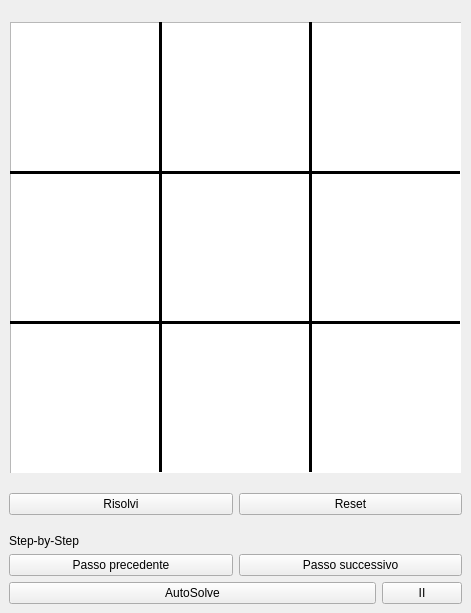
<?xml version="1.0" encoding="UTF-8"?>
<ui version="4.0">
 <class>MainWindow</class>
 <widget class="QMainWindow" name="MainWindow">
  <property name="geometry">
   <rect>
    <x>0</x>
    <y>0</y>
    <width>471</width>
    <height>613</height>
   </rect>
  </property>
  <property name="maximumSize">
   <size>
    <width>700</width>
    <height>800</height>
   </size>
  </property>
  <property name="windowTitle">
   <string>MainWindow</string>
  </property>
  <widget class="QWidget" name="centralwidget">
   <property name="sizePolicy">
    <sizepolicy hsizetype="Maximum" vsizetype="Maximum">
     <horstretch>0</horstretch>
     <verstretch>0</verstretch>
    </sizepolicy>
   </property>
   <layout class="QVBoxLayout" name="verticalLayout" stretch="0,1,0,0">
    <property name="sizeConstraint">
     <enum>QLayout::SetDefaultConstraint</enum>
    </property>
    <item>
     <spacer name="verticalSpacer_3">
      <property name="orientation">
       <enum>Qt::Vertical</enum>
      </property>
      <property name="sizeHint" stdset="0">
       <size>
        <width>20</width>
        <height>40</height>
       </size>
      </property>
     </spacer>
    </item>
    <item>
     <layout class="QHBoxLayout" name="horizontalLayout_2">
      <property name="spacing">
       <number>0</number>
      </property>
      <property name="bottomMargin">
       <number>0</number>
      </property>
      <item>
       <spacer name="horizontalSpacer">
        <property name="orientation">
         <enum>Qt::Horizontal</enum>
        </property>
        <property name="sizeHint" stdset="0">
         <size>
          <width>40</width>
          <height>20</height>
         </size>
        </property>
       </spacer>
      </item>
      <item>
       <widget class="QWidget" name="widget" native="true">
        <property name="sizePolicy">
         <sizepolicy hsizetype="Expanding" vsizetype="Expanding">
          <horstretch>0</horstretch>
          <verstretch>0</verstretch>
         </sizepolicy>
        </property>
        <property name="minimumSize">
         <size>
          <width>451</width>
          <height>451</height>
         </size>
        </property>
        <property name="maximumSize">
         <size>
          <width>451</width>
          <height>451</height>
         </size>
        </property>
        <property name="layoutDirection">
         <enum>Qt::LeftToRight</enum>
        </property>
        <property name="autoFillBackground">
         <bool>false</bool>
        </property>
        <widget class="QTableView" name="table">
         <property name="geometry">
          <rect>
           <x>0</x>
           <y>0</y>
           <width>452</width>
           <height>452</height>
          </rect>
         </property>
         <property name="minimumSize">
          <size>
           <width>452</width>
           <height>452</height>
          </size>
         </property>
         <property name="maximumSize">
          <size>
           <width>452</width>
           <height>452</height>
          </size>
         </property>
         <property name="font">
          <font>
           <pointsize>12</pointsize>
          </font>
         </property>
         <property name="mouseTracking">
          <bool>false</bool>
         </property>
         <property name="frameShadow">
          <enum>QFrame::Plain</enum>
         </property>
         <property name="verticalScrollBarPolicy">
          <enum>Qt::ScrollBarAlwaysOff</enum>
         </property>
         <property name="horizontalScrollBarPolicy">
          <enum>Qt::ScrollBarAlwaysOff</enum>
         </property>
         <property name="editTriggers">
          <set>QAbstractItemView::AnyKeyPressed</set>
         </property>
         <attribute name="horizontalHeaderVisible">
          <bool>false</bool>
         </attribute>
         <attribute name="horizontalHeaderMinimumSectionSize">
          <number>50</number>
         </attribute>
         <attribute name="horizontalHeaderDefaultSectionSize">
          <number>50</number>
         </attribute>
         <attribute name="verticalHeaderVisible">
          <bool>false</bool>
         </attribute>
         <attribute name="verticalHeaderMinimumSectionSize">
          <number>50</number>
         </attribute>
         <attribute name="verticalHeaderDefaultSectionSize">
          <number>50</number>
         </attribute>
        </widget>
        <widget class="Line" name="line_4">
         <property name="geometry">
          <rect>
           <x>130</x>
           <y>0</y>
           <width>41</width>
           <height>450</height>
          </rect>
         </property>
         <property name="frameShadow">
          <enum>QFrame::Plain</enum>
         </property>
         <property name="lineWidth">
          <number>3</number>
         </property>
         <property name="orientation">
          <enum>Qt::Vertical</enum>
         </property>
        </widget>
        <widget class="Line" name="line_5">
         <property name="geometry">
          <rect>
           <x>280</x>
           <y>0</y>
           <width>41</width>
           <height>450</height>
          </rect>
         </property>
         <property name="frameShadow">
          <enum>QFrame::Plain</enum>
         </property>
         <property name="lineWidth">
          <number>3</number>
         </property>
         <property name="orientation">
          <enum>Qt::Vertical</enum>
         </property>
        </widget>
        <widget class="Line" name="line">
         <property name="geometry">
          <rect>
           <x>0</x>
           <y>140</y>
           <width>450</width>
           <height>21</height>
          </rect>
         </property>
         <property name="frameShadow">
          <enum>QFrame::Plain</enum>
         </property>
         <property name="lineWidth">
          <number>3</number>
         </property>
         <property name="orientation">
          <enum>Qt::Horizontal</enum>
         </property>
        </widget>
        <widget class="Line" name="line_2">
         <property name="geometry">
          <rect>
           <x>0</x>
           <y>290</y>
           <width>450</width>
           <height>21</height>
          </rect>
         </property>
         <property name="frameShadow">
          <enum>QFrame::Plain</enum>
         </property>
         <property name="lineWidth">
          <number>3</number>
         </property>
         <property name="orientation">
          <enum>Qt::Horizontal</enum>
         </property>
        </widget>
       </widget>
      </item>
      <item>
       <spacer name="horizontalSpacer_2">
        <property name="orientation">
         <enum>Qt::Horizontal</enum>
        </property>
        <property name="sizeHint" stdset="0">
         <size>
          <width>40</width>
          <height>20</height>
         </size>
        </property>
       </spacer>
      </item>
     </layout>
    </item>
    <item>
     <spacer name="verticalSpacer">
      <property name="orientation">
       <enum>Qt::Vertical</enum>
      </property>
      <property name="sizeHint" stdset="0">
       <size>
        <width>20</width>
        <height>40</height>
       </size>
      </property>
     </spacer>
    </item>
    <item>
     <layout class="QVBoxLayout" name="verticalLayout_2">
      <property name="sizeConstraint">
       <enum>QLayout::SetDefaultConstraint</enum>
      </property>
      <item>
       <layout class="QHBoxLayout" name="horizontalLayout">
        <item>
         <widget class="QPushButton" name="solveButton">
          <property name="text">
           <string>Risolvi</string>
          </property>
         </widget>
        </item>
        <item>
         <widget class="QPushButton" name="resetButton">
          <property name="enabled">
           <bool>true</bool>
          </property>
          <property name="text">
           <string>Reset</string>
          </property>
          <property name="checkable">
           <bool>false</bool>
          </property>
          <property name="checked">
           <bool>false</bool>
          </property>
          <property name="autoDefault">
           <bool>false</bool>
          </property>
          <property name="default">
           <bool>false</bool>
          </property>
          <property name="flat">
           <bool>false</bool>
          </property>
         </widget>
        </item>
       </layout>
      </item>
      <item>
       <spacer name="verticalSpacer_2">
        <property name="orientation">
         <enum>Qt::Vertical</enum>
        </property>
        <property name="sizeHint" stdset="0">
         <size>
          <width>20</width>
          <height>40</height>
         </size>
        </property>
       </spacer>
      </item>
      <item>
       <widget class="QLabel" name="label">
        <property name="text">
         <string>Step-by-Step</string>
        </property>
        <property name="alignment">
         <set>Qt::AlignBottom|Qt::AlignLeading|Qt::AlignLeft</set>
        </property>
        <property name="margin">
         <number>0</number>
        </property>
       </widget>
      </item>
      <item>
       <layout class="QHBoxLayout" name="horizontalLayout_3">
        <item>
         <widget class="QPushButton" name="backButton">
          <property name="text">
           <string>Passo precedente</string>
          </property>
         </widget>
        </item>
        <item>
         <widget class="QPushButton" name="nextButton">
          <property name="text">
           <string>Passo successivo</string>
          </property>
         </widget>
        </item>
       </layout>
      </item>
      <item>
       <layout class="QHBoxLayout" name="horizontalLayout_4" stretch="12,1">
        <item>
         <widget class="QPushButton" name="autoSolveButton">
          <property name="text">
           <string>AutoSolve</string>
          </property>
          <property name="checkable">
           <bool>true</bool>
          </property>
          <property name="checked">
           <bool>false</bool>
          </property>
         </widget>
        </item>
        <item>
         <widget class="QPushButton" name="pauseButton">
          <property name="text">
           <string>II</string>
          </property>
         </widget>
        </item>
       </layout>
      </item>
     </layout>
    </item>
   </layout>
  </widget>
 </widget>
 <resources/>
 <connections/>
</ui>
